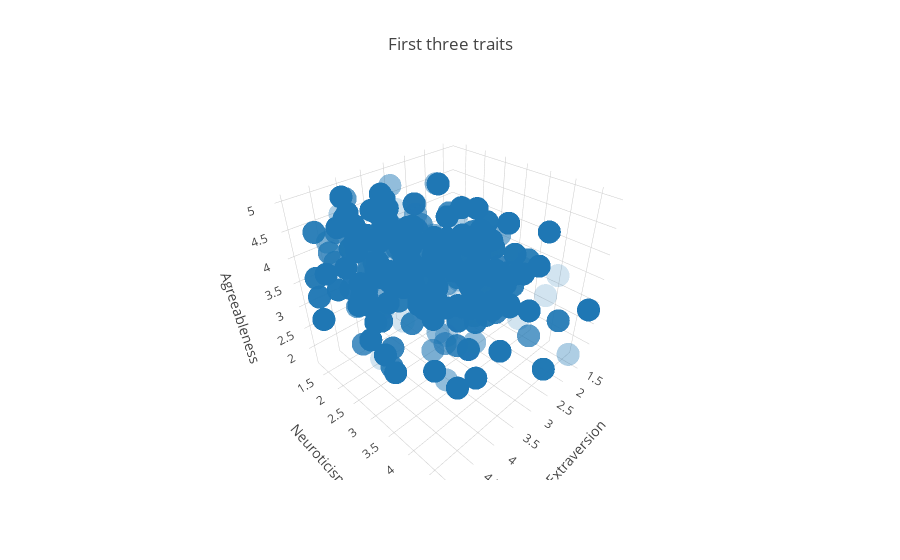

Notebook code cell kept with this figure:
### Markdown cell above
## Plot 3D Scatter

### Code cell
trace = Scatter3d(
    x = df['sEXT'],
    y = df['sNEU'],
    z = df['sAGR'],
    name = '',
    mode='markers',
    marker = dict(opacity=0.2, size=8)
)
layout = Layout(
    title = 'First three traits',
    scene = dict(
        xaxis = dict(type='lin', title='Extraversion'),
        yaxis = dict(type='lin', title='Neuroticism'),
        zaxis = dict(type='lin', title='Agreeableness')
    )
)
fig = dict(data = [trace], layout=layout)
offline.iplot(fig)

### Figure 1 — Plotly figure (JSON) as saved in the notebook; plotly's stock layout.template omitted (floating-point values rounded to 4 significant figures; data arrays with more than 128 entries replaced by an {"elided": "..."} marker saying what was removed)
{"data": [{"marker": {"opacity": 0.2, "size": 8}, "mode": "markers", "name": "", "type": "scatter3d", "x": {"elided": "9917 float values"}, "y": {"elided": "9917 float values"}, "z": {"elided": "9917 float values"}}], "layout": {"scene": {"xaxis": {"title": "Extraversion", "type": "lin"}, "yaxis": {"title": "Neuroticism", "type": "lin"}, "zaxis": {"title": "Agreeableness", "type": "lin"}}, "title": "First three traits"}}
